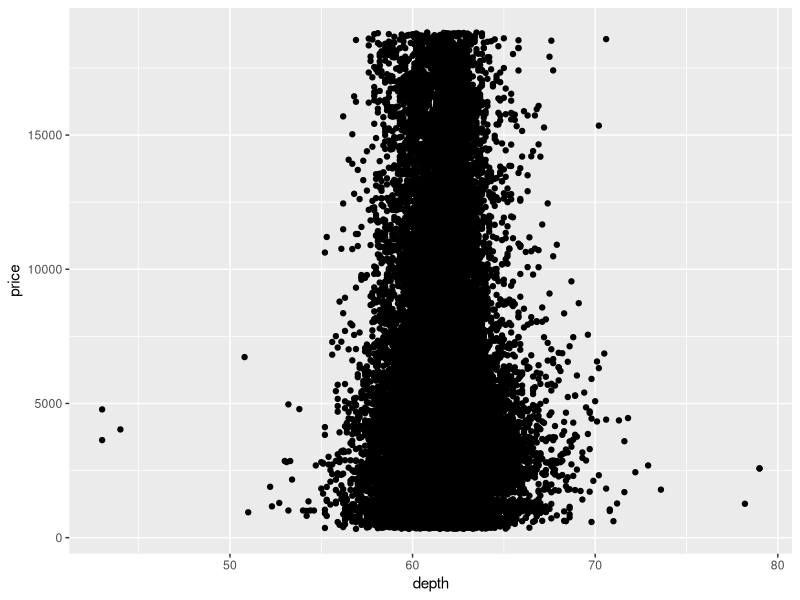
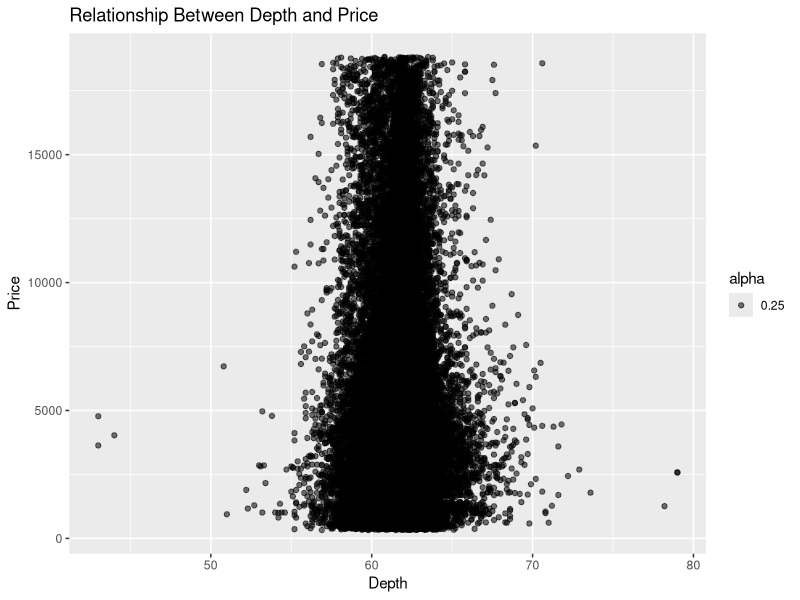

Reproduce these figures in R, in order.
## ----setup, include=FALSE------------------------------
knitr::opts_chunk$set(echo = TRUE)


## ------------------------------------------------------
# normal test
x_bar <- 3.45
n <- 40
mu_not <- 4
sigma <- 0.16
z_statistics  <- (x_bar - mu_not)/(sigma/sqrt(n))
z_statistics
# 0.05
# 0.025
# 1- 0.025
qnorm(c(0.025, 0.975))

## ------------------------------------------------------
# critical value -1.96
2*pnorm(-abs(z_statistics))



## ------------------------------------------------------
mu_not - 1.96*(sigma/sqrt(n))
mu_not + 1.96*(sigma/sqrt(n))


## ------------------------------------------------------
x_bar <- 110
n <- 25
mu_not <- 120
s <- 12
t_statistics  <- (x_bar - mu_not)/(s/sqrt(n))
t_statistics

# from t distribution
# p value
2*pt(-abs(t_statistics),df=n-1)
# critical region
qt(c(.025, .975), df=n-1)




## ------------------------------------------------------
n1 <- 12
n2 <- 15
x1_bar <- 4.5
x2_bar <- 3.4
sigma_sq_1 <- 1
sigma_sq_2 <- 1.5

z <- (x1_bar-x2_bar)/(sqrt((sigma_sq_1/n1)+sigma_sq_2/n2))
z
# critical region
qnorm(c(0.025,0.975))


2*pnorm(-abs(z))


## ------------------------------------------------------
n1 <- 16
n2 <- 14
x1_bar <- 70.2
x2_bar <- 62.7
sigma_sq_1 <- 8.4^2
sigma_sq_2 <- 7.5^2

sp_sq <- ((n1-1)*sigma_sq_1 + (n2-1)*sigma_sq_2)/(n1+n2-2)
sp_sq


t <- (x1_bar -x2_bar)/(sqrt(sp_sq)*sqrt(1/n1+1/n2))
t
# critical region
qt(c(0.025,0.975), n1+n2-2)


pt(-abs(t),df=n1+n2-2)



## ------------------------------------------------------
sales99 <- c(126, 56, 86, 62, 96, 36, 52, 50, 35, 53)
sales20 <- c(123, 49, 79, 59, 92, 35, 48, 48, 32, 50)

d1 <- sales99 - sales20
d1
d1_sq <- d1^2
d_bar <- sum(d1)/length(sales99)
n <- length(sales99)
d_bar
s_d <- sqrt((sum(d1^2) - n * d_bar^2)/(n-1))
s_d

t <- d_bar / (s_d / sqrt(n))
t

qt(c(0.025,0.975), n-1)



## ------------------------------------------------------
t.test(sales99, sales20, paired = TRUE)
# less than
t.test(sales99, sales20, paired = TRUE, alternative = "less")
t.test(sales99, sales20, paired = TRUE, alternative = "greater")
# changing alpah value
t.test(sales99, sales20, paired = TRUE, conf.level = 0.99)
t.test(sales99, sales20, paired = TRUE, conf.level = 0.90)


## ------------------------------------------------------
shapiro.test(sleep[sleep$group == 1, "extra"])
shapiro.test(sleep[sleep$group == 2, "extra"])


## ------------------------------------------------------
data("sleep")
t.test(extra ~ group, data = sleep)
x1 <- c(1,2, 7, 9,8,7,29,23)
x2 <- c(8,6, 99,2,2,7,19,8)
df <- data.frame(x1, x2)
t.test(x1, x2)
t.test(x1, x2, data = df)


## ------------------------------------------------------
p_caret <- round(244/300,2)
p_not <- 0.75
q_not <- 1 - p_not
n <- 300
z <- (p_caret - p_not)/sqrt(p_not*q_not/n)
z

abs(qnorm(0.01))


## ------------------------------------------------------
heads <- rbinom(1, size = 100, prob = .5)
prop.test(heads, 100)          # continuity correction TRUE by default
prop.test(heads, 100, correct = FALSE)

## Data from Fleiss (1981), p. 139.
## H0: The null hypothesis is that the four populations from which
##     the patients were drawn have the same true proportion of smokers.
## A:  The alternative is that this proportion is different in at
##     least one of the populations.

smokers  <- c( 83, 90, 129, 70 )
patients <- c( 86, 93, 136, 82 )
prop.test(smokers, patients)

prop.test(244/300,p = 0.75, n = 300)



## ------------------------------------------------------
mean(sleep$extra)

t.test(sleep$extra, mu = 1.5)


## ------------------------------------------------------
data("mtcars")


## ------------------------------------------------------
chisq.test(mtcars$cyl, mtcars$am)
chisq.test(mtcars$cyl, mtcars$am)


## ------------------------------------------------------
table(mtcars$cyl, mtcars$am)


## ------------------------------------------------------
## Agresti (1990, p. 61f; 2002, p. 91) Fisher's Tea Drinker
## A British woman claimed to be able to distinguish whether milk or
##  tea was added to the cup first.  To test, she was given 8 cups of
##  tea, in four of which milk was added first.  The null hypothesis
##  is that there is no association between the true order of pouring
##  and the woman's guess, the alternative that there is a positive
##  association (that the odds ratio is greater than 1).


TeaTasting <-
matrix(c(3, 1, 1, 3),
       nrow = 2,
       dimnames = list(Guess = c("Milk", "Tea"),
                       Truth = c("Milk", "Tea")))
chisq.test(TeaTasting)
chisq.test(TeaTasting,simulate.p.value = TRUE)
fisher.test(TeaTasting, alternative = "greater")
## => p = 0.2429, association could not be established


## ------------------------------------------------------
library(dplyr)


## ------------------------------------------------------
df2 <- mtcars %>%
    # variable selection
    select(vs, am)
head(df2)
df3 <- mtcars %>%
    # variable selection
    select(-vs, -am)
head(df3)
# starts_with
df4 <- mtcars %>%
    # variable selection
    select(starts_with("d"))
head(df4)



## ------------------------------------------------------
# filter
df5 <- mtcars %>%
    filter(mpg >= 25)
df5

mtcars %>%
    filter(mpg >= 25) %>%
    select(mpg, cyl)


## ------------------------------------------------------
# summarize
mtcars %>% 
    group_by(cyl) %>% 
    summarise(avg_mpg =  mean(mpg), sd_mpg = mean(mpg))
mtcars %>% 
    group_by(cyl,am) %>% 
    summarise(avg_mpg =  mean(mpg), sd_mpg = mean(mpg))
df6 <- mtcars %>% 
    filter(mpg > 25)%>%
    group_by(cyl,am) %>% 
    summarise(avg_mpg =  mean(mpg), sd_mpg = mean(mpg))
df6


## ------------------------------------------------------
data(airquality)
subset(airquality, Temp > 80)
subset(airquality, Temp > 80, select = c(Ozone, Temp))
subset(airquality, Temp > 80, select = -Temp)
subset(airquality, Temp > 80, select = Ozone: Wind)


## ------------------------------------------------------
library(ggplot2)
# base ggplot()
# aesthetics / line type
# theme
# geom_line()
# geom_hist()
# geom_bar()
# stat_
data("diamonds")
# aes(x = , y = , color, size, alpha )
# scatterplot = geom_point
ggplot(diamonds) + geom_point( aes(depth, price))
ggplot(diamonds) + geom_point( aes(depth, price, alpha = 0.25))+ggtitle("Relationship Between Depth and Price")+xlab("Depth")+ylab("Price")

